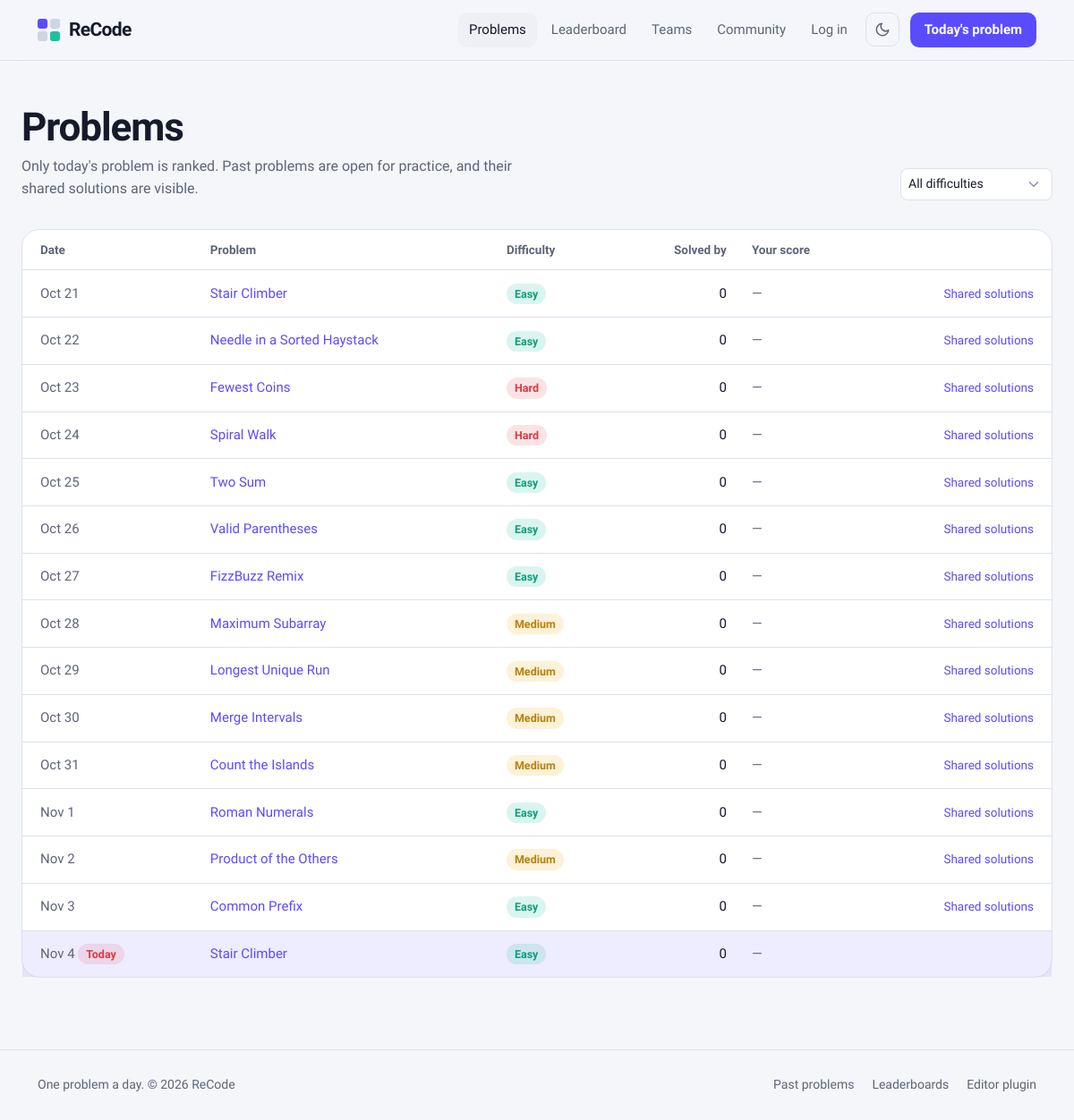
Screenshot of /challenges/ with the database file from the repository.
### App/models.py (models this page shows, shortened)
class Challenge(models.Model):
    DIFFICULTIES = [("easy", "Easy"), ("medium", "Medium"), ("hard", "Hard")]
    title = models.CharField(max_length=100)
    slug = models.SlugField(max_length=120, unique=True)
    description = models.TextField(help_text="Supports **bold**, `inline code` and ``` code blocks.")
    constraints = models.TextField(blank=True)
    difficulty = models.CharField(max_length=10, choices=DIFFICULTIES, default="easy")
    release_date = models.DateField(db_index=True, help_text="Opens 00:00 UTC, closes 24h later.")
    function_name = models.CharField(max_length=60, help_text="Python name (snake_case). JS uses camelCase.")
    params = models.CharField(max_length=200, help_text="Comma separated parameter names")
    reference_python = models.TextField()
    reference_javascript = models.TextField(blank=True)
    explanation = models.TextField(blank=True, help_text="Shown after the challenge closes.")
    team = models.ForeignKey(Team, null=True, blank=True, on_delete=models.CASCADE, related_name="private_challenges")
    created_by = models.ForeignKey(settings.AUTH_USER_MODEL, null=True, blank=True, on_delete=models.SET_NULL)
    class Meta:
        ordering = ["-release_date"]
    def get_absolute_url(self):
        return reverse("challenge_detail", args=[self.slug])
    @property
    def opens_at(self):
        return datetime.combine(self.release_date, time.min, tzinfo=dt_timezone.utc)
    @property
    def closes_at(self):
        return self.opens_at + timedelta(days=1)
    @property
    def is_closed(self):
        return timezone.now() >= self.closes_at

### App/views/challenges.py (the view)
# urls.py: path("challenges/", views.challenge_list, name="challenge_list"),
def challenge_list(request):
    services.todays_challenge()
    today = utc_today()
    challenges = Challenge.objects.filter(team__isnull=True, release_date__lte=today).annotate(
        solvers=Count("participations", filter=Q(participations__solved_at__isnull=False))
    )
    difficulty = request.GET.get("difficulty", "")
    if difficulty:
        challenges = challenges.filter(difficulty=difficulty)
    status = {}
    if request.user.is_authenticated:
        for entry in services.user_entries(request.user).filter(challenge__in=challenges):
            status[entry.challenge_id] = entry
    rows = [{"challenge": c, "entry": status.get(c.pk)} for c in challenges[:120]]
    return render(request, "challenge_list.html", {"rows": rows, "difficulty": difficulty, "today": today})

### App/models.py (called while the page is built)
def utc_today():
    return timezone.now().astimezone(dt_timezone.utc).date()

### App/services.py (called while the page is built, shortened)
def ensure_daily_challenge(day):
    existing = Challenge.objects.filter(release_date=day, team__isnull=True).first()
    if existing:
        return existing

def todays_challenge():
    return ensure_daily_challenge(utc_today())

### App/templates/challenge_list.html (shortened to what this page needs)
{% extends 'base.html' %}
{% load recode %}
{% block content %}
<div class="page">
    <div class="page-head">
        <div>
            <h1>Problems</h1>
            <p class="muted mb-0">Only today's problem is ranked. Past problems are open for practice, and their shared solutions are visible.</p>
        </div>
        <form class="filter-bar" method="get">
            <select name="difficulty" class="form-select form-select-sm" onchange="this.form.submit()" aria-label="Difficulty">
                <option value="">All difficulties</option>
            </select>
        </form>
    </div>
    <div class="r-card p-0">
        <table class="r-table">
            <thead><tr><th>Date</th><th>Problem</th><th>Difficulty</th><th class="num">Solved by</th><th>Your score</th><th></th></tr></thead>
            <tbody>
            {% for row in rows %}
            {% with c=row.challenge e=row.entry %}
            <tr class="{% if c.release_date == today %}row-highlight{% endif %}">
                <td class="muted">{{ c.release_date|date:"M j" }}{% if c.release_date == today %} <span class="pill pill-live">Today</span>{% endif %}</td>
                <td><a href="{{ c.get_absolute_url }}">{{ c.title }}</a></td>
                <td><span class="pill pill-{{ c.difficulty }}">{{ c.get_difficulty_display }}</span></td>
                <td class="num">{{ c.solvers }}</td>
                <td>{% if e.solved %}<span class="ok">{{ e.score|floatformat:1 }}</span>{% if e.is_practice %} <span class="muted small">practice</span>{% endif %}{% elif e %}<span class="muted">Not solved</span>{% else %}<span class="muted">—</span>{% endif %}</td>
                <td class="text-end">{% if c.is_closed %}<a class="small" href="{% url 'solutions' c.slug %}">Shared solutions</a>{% endif %}</td>
            </tr>
            {% endwith %}
            {% empty %}
            <tr><td colspan="6"><div class="empty">No challenges match.</div></td></tr>
            {% endfor %}
            </tbody>
        </table>
    </div>
</div>
{% endblock %}

### App/templates/base.html (shortened to what this page needs)
{% load static %}<!DOCTYPE html>
<html lang="en">
<head>
    <link href="https://cdn.jsdelivr.net/npm/bootstrap@5.0.2/dist/css/bootstrap.min.css" rel="stylesheet">
    <link rel="stylesheet" href="{% static 'style.css' %}">
</head>
<body class="{% block body_class %}{% endblock %}">
<nav class="navbar navbar-expand-lg recode-navbar">
    <div class="container">
        <a class="navbar-brand recode-logo" href="{% url 'home' %}">
            <span class="logo-mark" aria-hidden="true"><span></span><span></span><span></span><span></span></span>ReCode
        </a>
        {% with name=request.resolver_match.url_name %}
        <div class="collapse navbar-collapse" id="navbarContent">
            <ul class="navbar-nav ms-auto align-items-lg-center gap-lg-1">
                <li class="nav-item"><a class="nav-link {% if name == 'challenge_list' or name == 'challenge_detail' %}active{% endif %}" href="{% url 'challenge_list' %}">Problems</a></li>
                <li class="nav-item"><a class="nav-link {% if name == 'leaderboard' %}active{% endif %}" href="{% url 'leaderboard' %}">Leaderboard</a></li>
                <li class="nav-item"><a class="nav-link {% if name == 'teams' or name == 'team_detail' %}active{% endif %}" href="{% url 'teams' %}">Teams</a></li>
                <li class="nav-item"><a class="nav-link {% if name == 'community' %}active{% endif %}" href="{% url 'community' %}">Community</a></li>
                {% if user.is_authenticated %}
                <li class="nav-item dropdown">
                    <a class="nav-link dropdown-toggle" href="#" id="userMenu" role="button" data-bs-toggle="dropdown" aria-expanded="false">
                        <span class="avatar avatar-sm">{{ user.profile.name|slice:":1"|upper }}</span> {{ user.profile.name }}
                    </a>
                    <ul class="dropdown-menu dropdown-menu-end" aria-labelledby="userMenu">
                        <li><a class="dropdown-item" href="{% url 'profile' %}">Profile</a></li>
                        <li><a class="dropdown-item" href="{% url 'settings' %}">Settings &amp; integrations</a></li>
                        {% if user.is_staff %}<li><a class="dropdown-item" href="/admin/">Admin</a></li>{% endif %}
                        <li><hr class="dropdown-divider"></li>
                        <li>
                            <form method="post" action="{% url 'logout' %}">{% csrf_token %}
                                <button class="dropdown-item" type="submit">Log out</button>
                            </form>
                        </li>
                    </ul>
                </li>
                {% else %}
                <li class="nav-item"><a class="nav-link" href="{% url 'login' %}">Log in</a></li>
                {% endif %}
                <li class="nav-item ms-lg-1">
                    <button class="theme-toggle" type="button" id="theme-toggle" aria-label="Switch light/dark theme" title="Switch theme">
                        <svg class="icon-moon" viewBox="0 0 24 24" fill="none" stroke="currentColor" stroke-width="2" stroke-linecap="round" stroke-linejoin="round" aria-hidden="true"><path d="M21 12.8A9 9 0 1 1 11.2 3a7 7 0 0 0 9.8 9.8z"/></svg>
                    </button>
                </li>
                <li class="nav-item ms-lg-2">
                    <a class="nav-link nav-cta" href="{% url 'today' %}">Today's problem</a>
                </li>
            </ul>
        </div>
        {% endwith %}
    </div>
</nav>
<main class="recode-main">
    {% block content %}{% endblock %}
</main>
<footer class="recode-footer">
    <div class="container footer-inner">
        <p>One problem a day. &copy; {% now "Y" %} ReCode</p>
        <p class="footer-links">
            <a href="{% url 'challenge_list' %}">Past problems</a>
            <a href="{% url 'leaderboard' %}">Leaderboards</a>
            <a href="{% url 'settings' %}#integrations">Editor plugin</a>
        </p>
    </div>
</footer>
</body>
</html>

### rows the page displays
Challenge: challenge.release_date "Oct 21", challenge "Stair Climber", challenge.difficulty "Easy", challenge.solvers "0", shows "Shared solutions"
Challenge: challenge.release_date "Oct 22", challenge "Needle in a Sorted Haystack", challenge.difficulty "Easy", challenge.solvers "0", shows "Shared solutions"
Challenge: challenge.release_date "Oct 23", challenge "Fewest Coins", challenge.difficulty "Hard", challenge.solvers "0", shows "Shared solutions"
Challenge: challenge.release_date "Oct 24", challenge "Spiral Walk", challenge.difficulty "Hard", challenge.solvers "0", shows "Shared solutions"
Challenge: challenge.release_date "Oct 25", challenge "Two Sum", challenge.difficulty "Easy", challenge.solvers "0", shows "Shared solutions"
Challenge: challenge.release_date "Oct 26", challenge "Valid Parentheses", challenge.difficulty "Easy", challenge.solvers "0", shows "Shared solutions"
Challenge: challenge.release_date "Oct 27", challenge "FizzBuzz Remix", challenge.difficulty "Easy", challenge.solvers "0", shows "Shared solutions"
Challenge: challenge.release_date "Oct 28", challenge "Maximum Subarray", challenge.difficulty "Medium", challenge.solvers "0", shows "Shared solutions"
Challenge: challenge.release_date "Oct 29", challenge "Longest Unique Run", challenge.difficulty "Medium", challenge.solvers "0", shows "Shared solutions"
Challenge: challenge.release_date "Oct 30", challenge "Merge Intervals", challenge.difficulty "Medium", challenge.solvers "0", shows "Shared solutions"
Challenge: challenge.release_date "Oct 31", challenge "Count the Islands", challenge.difficulty "Medium", challenge.solvers "0", shows "Shared solutions"
Challenge: challenge.release_date "Nov 1", challenge "Roman Numerals", challenge.difficulty "Easy", challenge.solvers "0", shows "Shared solutions"
Challenge: challenge.release_date "Nov 2", challenge "Product of the Others", challenge.difficulty "Medium", challenge.solvers "0", shows "Shared solutions"
Challenge: challenge.release_date "Nov 3", challenge "Common Prefix", challenge.difficulty "Easy", challenge.solvers "0", shows "Shared solutions"
Challenge: challenge.release_date "Nov 4", shows "Today", challenge "Stair Climber", challenge.difficulty "Easy", challenge.solvers "0"
